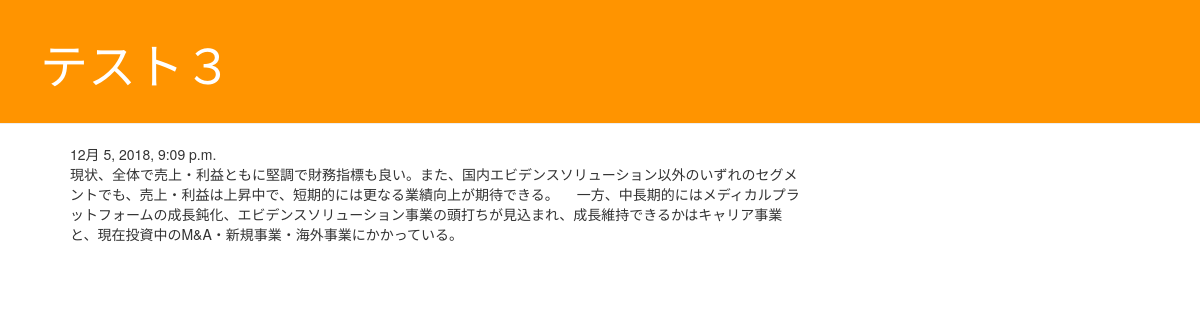
Page /posts/3/ on the earlier database version.
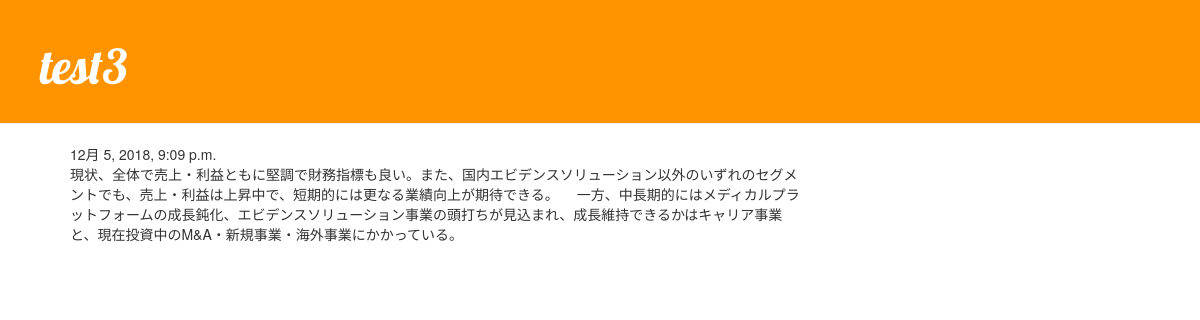
Same page on the later database version.
### posts/models.py (models this page shows, shortened)
class Post(models.Model):
	post_title = models.CharField(max_length=100)
	pub_date = models.DateTimeField('date published')
	image = models.ImageField(upload_to = 'posts')
	body = models.TextField()

### posts/views.py (the view)
# urls.py: path('<int:pk>/', views.DetailView.as_view(), name='detail'),
class DetailView(generic.DetailView):
	model = Post
	template_name = 'posts/detail.html'

### posts/templates/posts/detail.html (shortened to what this page needs)
{% load static %}
<!DOCTYPE html>
<html lang = "ja-jp">
<head>
    <link rel="stylesheet" href="//maxcdn.bootstrapcdn.com/bootstrap/3.2.0/css/bootstrap.min.css">
    <link rel="stylesheet" href="//maxcdn.bootstrapcdn.com/bootstrap/3.2.0/css/bootstrap-theme.min.css">
    <link rel="stylesheet" type="text/css" href="{% static 'posts/style.css' %}">
</head>
<body>
	<div class="page-header">
		<h1><a href="">{{ post.post_title }}</a></h1>
	</div>
	<div class="content container">
		<div "row">
			<div class="col-md-8">
				<div class="post">
					<div class="date">
						{{ post.pub_date }}
					</div>
					<p>{{ post.body }}</p>
				</div>
			</div>
		</div>
	</div>
</body>
</html>

Differences in the rows shown:
changed Post: post_title "テスト３" → "test3"
